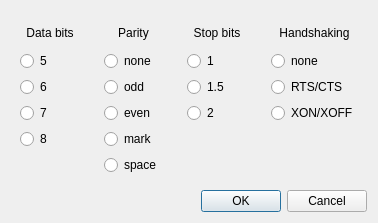
<?xml version="1.0" encoding="UTF-8"?>
<ui version="4.0">
 <class>ComDialog</class>
 <widget class="QDialog" name="ComDialog">
  <property name="geometry">
   <rect>
    <x>0</x>
    <y>0</y>
    <width>378</width>
    <height>215</height>
   </rect>
  </property>
  <property name="windowTitle">
   <string>Dialog</string>
  </property>
  <layout class="QVBoxLayout" name="verticalLayout_6">
   <item>
    <layout class="QVBoxLayout" name="verticalLayout_5">
     <item>
      <layout class="QHBoxLayout" name="horizontalLayout">
       <item>
        <widget class="QWidget" name="widget" native="true">
         <layout class="QVBoxLayout" name="verticalLayout">
          <item>
           <widget class="QLabel" name="label">
            <property name="minimumSize">
             <size>
              <width>0</width>
              <height>25</height>
             </size>
            </property>
            <property name="maximumSize">
             <size>
              <width>16777215</width>
              <height>25</height>
             </size>
            </property>
            <property name="text">
             <string>Data bits</string>
            </property>
            <property name="alignment">
             <set>Qt::AlignCenter</set>
            </property>
           </widget>
          </item>
          <item>
           <widget class="QRadioButton" name="radioButtonDataBits5">
            <property name="text">
             <string>5</string>
            </property>
           </widget>
          </item>
          <item>
           <widget class="QRadioButton" name="radioButtonDataBits6">
            <property name="text">
             <string>6</string>
            </property>
           </widget>
          </item>
          <item>
           <widget class="QRadioButton" name="radioButtonDataBits7">
            <property name="text">
             <string>7</string>
            </property>
            <property name="checkable">
             <bool>true</bool>
            </property>
            <property name="checked">
             <bool>false</bool>
            </property>
           </widget>
          </item>
          <item>
           <widget class="QRadioButton" name="radioButtonDataBits8">
            <property name="text">
             <string>8</string>
            </property>
            <property name="checked">
             <bool>false</bool>
            </property>
           </widget>
          </item>
          <item>
           <spacer name="verticalSpacer">
            <property name="orientation">
             <enum>Qt::Vertical</enum>
            </property>
            <property name="sizeHint" stdset="0">
             <size>
              <width>20</width>
              <height>38</height>
             </size>
            </property>
           </spacer>
          </item>
         </layout>
        </widget>
       </item>
       <item>
        <widget class="QWidget" name="widget_2" native="true">
         <layout class="QVBoxLayout" name="verticalLayout_2">
          <item>
           <widget class="QLabel" name="label_2">
            <property name="minimumSize">
             <size>
              <width>0</width>
              <height>25</height>
             </size>
            </property>
            <property name="maximumSize">
             <size>
              <width>16777215</width>
              <height>25</height>
             </size>
            </property>
            <property name="text">
             <string>Parity</string>
            </property>
            <property name="alignment">
             <set>Qt::AlignCenter</set>
            </property>
           </widget>
          </item>
          <item>
           <widget class="QRadioButton" name="radioButtonParityNone">
            <property name="text">
             <string>none</string>
            </property>
            <property name="checkable">
             <bool>true</bool>
            </property>
            <property name="checked">
             <bool>false</bool>
            </property>
           </widget>
          </item>
          <item>
           <widget class="QRadioButton" name="radioButtonParityOdd">
            <property name="text">
             <string>odd</string>
            </property>
           </widget>
          </item>
          <item>
           <widget class="QRadioButton" name="radioButtonParityEven">
            <property name="text">
             <string>even</string>
            </property>
           </widget>
          </item>
          <item>
           <widget class="QRadioButton" name="radioButtonParityMark">
            <property name="text">
             <string>mark</string>
            </property>
           </widget>
          </item>
          <item>
           <widget class="QRadioButton" name="radioButtonParitySpace">
            <property name="text">
             <string>space</string>
            </property>
           </widget>
          </item>
          <item>
           <spacer name="verticalSpacer_2">
            <property name="orientation">
             <enum>Qt::Vertical</enum>
            </property>
            <property name="sizeHint" stdset="0">
             <size>
              <width>20</width>
              <height>40</height>
             </size>
            </property>
           </spacer>
          </item>
         </layout>
        </widget>
       </item>
       <item>
        <widget class="QWidget" name="widget_3" native="true">
         <layout class="QVBoxLayout" name="verticalLayout_3">
          <item>
           <widget class="QLabel" name="label_3">
            <property name="minimumSize">
             <size>
              <width>0</width>
              <height>25</height>
             </size>
            </property>
            <property name="maximumSize">
             <size>
              <width>16777215</width>
              <height>25</height>
             </size>
            </property>
            <property name="text">
             <string>Stop bits</string>
            </property>
            <property name="alignment">
             <set>Qt::AlignCenter</set>
            </property>
           </widget>
          </item>
          <item>
           <widget class="QRadioButton" name="radioButtonStopBits1">
            <property name="text">
             <string>1</string>
            </property>
            <property name="checkable">
             <bool>true</bool>
            </property>
            <property name="checked">
             <bool>false</bool>
            </property>
           </widget>
          </item>
          <item>
           <widget class="QRadioButton" name="radioButtonStopBits1_5">
            <property name="text">
             <string>1.5</string>
            </property>
           </widget>
          </item>
          <item>
           <widget class="QRadioButton" name="radioButtonStopBits2">
            <property name="text">
             <string>2</string>
            </property>
           </widget>
          </item>
          <item>
           <spacer name="verticalSpacer_3">
            <property name="orientation">
             <enum>Qt::Vertical</enum>
            </property>
            <property name="sizeHint" stdset="0">
             <size>
              <width>20</width>
              <height>40</height>
             </size>
            </property>
           </spacer>
          </item>
         </layout>
        </widget>
       </item>
       <item>
        <widget class="QWidget" name="widget_4" native="true">
         <layout class="QVBoxLayout" name="verticalLayout_4">
          <item>
           <widget class="QLabel" name="label_4">
            <property name="minimumSize">
             <size>
              <width>0</width>
              <height>25</height>
             </size>
            </property>
            <property name="maximumSize">
             <size>
              <width>16777215</width>
              <height>25</height>
             </size>
            </property>
            <property name="text">
             <string>Handshaking</string>
            </property>
            <property name="alignment">
             <set>Qt::AlignCenter</set>
            </property>
           </widget>
          </item>
          <item>
           <widget class="QRadioButton" name="radioButtonHandschakingNone">
            <property name="text">
             <string>none</string>
            </property>
            <property name="checkable">
             <bool>true</bool>
            </property>
            <property name="checked">
             <bool>false</bool>
            </property>
           </widget>
          </item>
          <item>
           <widget class="QRadioButton" name="radioButtonHandschakingRTSCTS">
            <property name="text">
             <string>RTS/CTS</string>
            </property>
           </widget>
          </item>
          <item>
           <widget class="QRadioButton" name="radioButtonHandschakingXONXOFF">
            <property name="text">
             <string>XON/XOFF</string>
            </property>
           </widget>
          </item>
          <item>
           <spacer name="verticalSpacer_4">
            <property name="orientation">
             <enum>Qt::Vertical</enum>
            </property>
            <property name="sizeHint" stdset="0">
             <size>
              <width>20</width>
              <height>40</height>
             </size>
            </property>
           </spacer>
          </item>
         </layout>
        </widget>
       </item>
      </layout>
     </item>
     <item>
      <widget class="QDialogButtonBox" name="buttonBox">
       <property name="orientation">
        <enum>Qt::Horizontal</enum>
       </property>
       <property name="standardButtons">
        <set>QDialogButtonBox::Cancel|QDialogButtonBox::Ok</set>
       </property>
      </widget>
     </item>
    </layout>
   </item>
  </layout>
 </widget>
 <resources/>
 <connections>
  <connection>
   <sender>buttonBox</sender>
   <signal>accepted()</signal>
   <receiver>ComDialog</receiver>
   <slot>accept()</slot>
   <hints>
    <hint type="sourcelabel">
     <x>248</x>
     <y>254</y>
    </hint>
    <hint type="destinationlabel">
     <x>157</x>
     <y>274</y>
    </hint>
   </hints>
  </connection>
  <connection>
   <sender>buttonBox</sender>
   <signal>rejected()</signal>
   <receiver>ComDialog</receiver>
   <slot>reject()</slot>
   <hints>
    <hint type="sourcelabel">
     <x>316</x>
     <y>260</y>
    </hint>
    <hint type="destinationlabel">
     <x>286</x>
     <y>274</y>
    </hint>
   </hints>
  </connection>
 </connections>
</ui>
